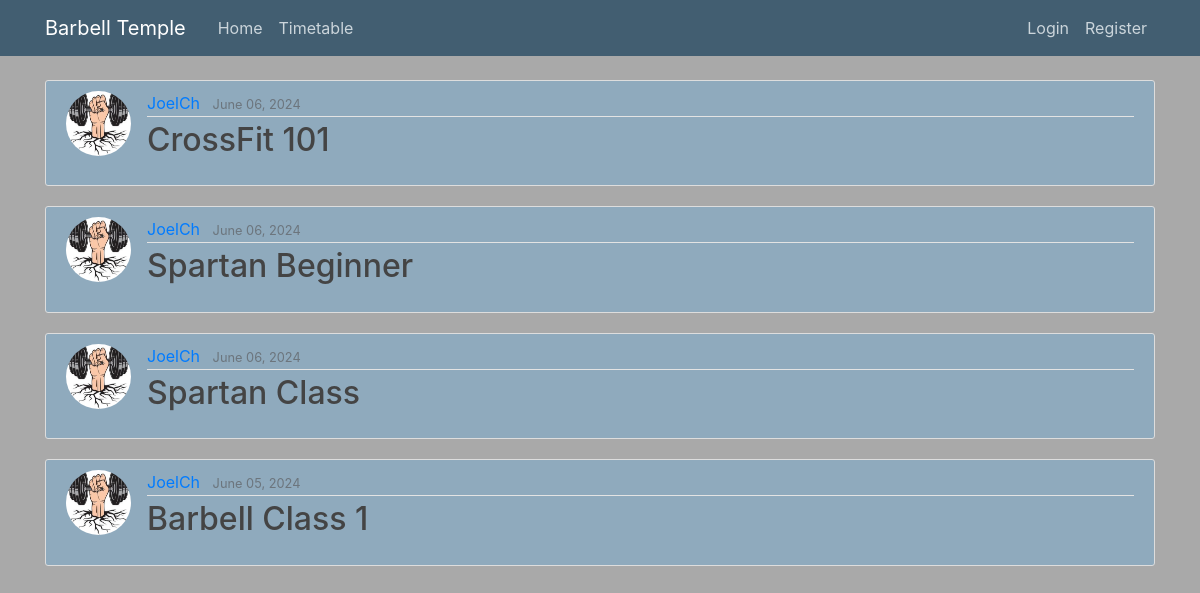
The page / on the database its author committed.
### barbell_classes/models.py (models this page shows, shortened)
class BarbellClass(models.Model):
    title = models.CharField(max_length=100, help_text="Enter the title of the barbell class (e.g., 'Beginner Strength Training')")
    image = CloudinaryField('image', default='placeholder')
    date_posted = models.DateTimeField(default=timezone.now)
    author = models.ForeignKey(User, on_delete=models.CASCADE)
    date = models.TextField(default='', help_text="Enter the date and time of the class (e.g., '2024-06-15 10:00 AM')")
    duration = models.TextField(default='', help_text="Enter the duration of the class (e.g., '1 hour')")
    difficulty = models.TextField(default='', help_text="Enter the difficulty level of the class (e.g., 'Beginner', 'Intermediate', 'Advanced')")
    description = models.TextField(help_text="Provide a detailed description of the class")

### users/models.py (models this page shows, shortened)
class Profile(models.Model):
    user = models.OneToOneField(User, on_delete=models.CASCADE)
    image = models.ImageField(default='default.jpg', upload_to='profile_pictures')

### barbell_classes/views.py (the view)
# urls.py: path('', BarbellClassListView.as_view(), name='barbell_classes-home'),
class BarbellClassListView(ListView):
    model = BarbellClass
    template_name = 'barbell_classes/home.html'
    context_object_name = 'barbellclass_updates'
    ordering = ['-date_posted']

### barbell_classes/templates/barbell_classes/home.html (shortened to what this page needs)
{% extends "barbell_classes/base.html" %}
{% block content %}
    {% for barbellclass_update in barbellclass_updates %}
    <article class="media content-section">
        <img class="rounded-circle article-img" src="{{ barbellclass_update.author.profile.image.url }}">
        <div class="media-body">
            <div class="article-metadata">
                <a class="mr-2" href="#">{{ barbellclass_update.author }}</a>
                <small class="text-muted">{{ barbellclass_update.date_posted|date:"F d, Y" }}</small>
            </div>
            <h2><a class="article-title" href="{% url 'barbellclass-detail' barbellclass_update.id %}">{{ barbellclass_update.title }}</a></h2>
        </div>
    </article>
    {% endfor %}
{% endblock content %}

### barbell_classes/static/barbell_classes/main.css (style rules this page uses)
body { background: gray; color: gray; background-color: darkgray; margin-top: 5rem; }
h1, h2, h3, h4, h5, h6 { color: #444444; }
.content-section { background: #8faabd; padding: 10px 20px; border: 1px solid #dddddd; border-radius: 3px; margin-bottom: 20px; }
.article-title { color: #444444; }
.article-img { height: 65px; width: 65px; margin-right: 16px; }
.article-metadata { padding-bottom: 1px; margin-bottom: 4px; border-bottom: 1px solid #e3e3e3 }

### rows shown on the page
BarbellClass: author.profile.image (picture), author "JoelCh", date_posted "June 06, 2024", title "CrossFit 101"
BarbellClass: author.profile.image (picture), author "JoelCh", date_posted "June 06, 2024", title "Spartan Beginner"
BarbellClass: author.profile.image (picture), author "JoelCh", date_posted "June 06, 2024", title "Spartan Class"
BarbellClass: author.profile.image (picture), author "JoelCh", date_posted "June 05, 2024", title "Barbell Class 1"
